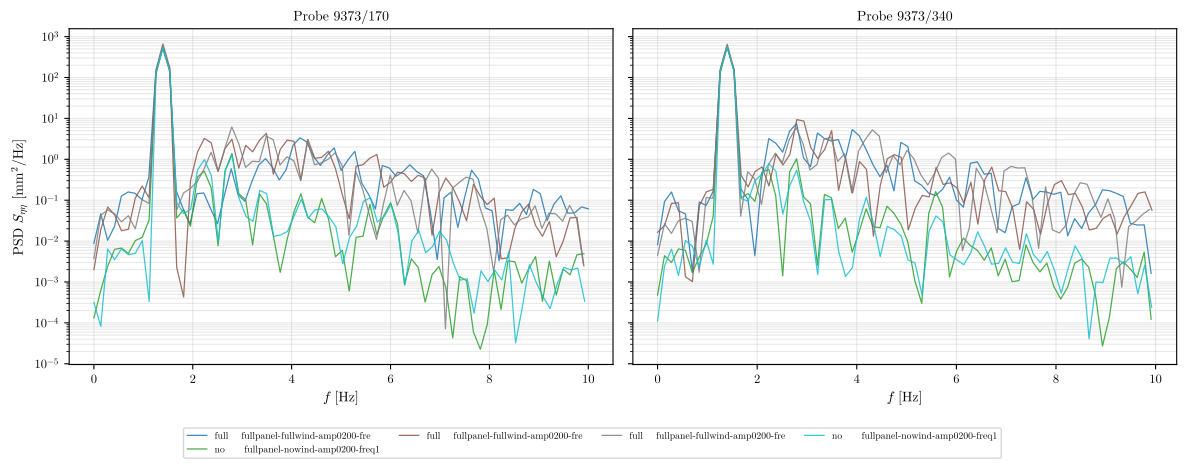

This figure's Python source:
"""
Parallel-probe PSD comparison (CH04 §3 supporting figure)
==========================================================

Two-panel PSD figure: one curve per run, faceted by probe.
  Left panel  = 9373/170 (wall-side)
  Right panel = 9373/340 (far-side)

Data source assumption
----------------------
This script consumes `combined_psd_dict` produced by
`wavescripts.improved_data_loader.load_analysis_data`. Expected structure:

    combined_psd_dict : dict[str, pandas.DataFrame]
        Keys   = absolute CSV paths (one per wave run)
        Values = DataFrame indexed by frequency [Hz], with columns
                 "Pxx 9373/170", "Pxx 9373/340", "Pxx 12400/250", ...
        PSD units = mm² / Hz  (η is in mm; Welch via scipy.signal.welch)

Axes choice
-----------
- Y is log:    PSD spans several decades between paddle peak and noise floor.
- X is linear: paddle peak (~1.4 Hz) and wind band (~2–6 Hz) sit close
               together; log-X compresses both into a corner.
Pass log_x=True to switch X to log if you want to inspect sub-Hz content.

How to change things
--------------------
- Probes:    edit the module-level PROBES tuple.
- Runs:      edit the boolean `mask` in the __main__ block (filters
             combined_meta; matching `path` values are fed to the
             plotting function).
- Save path: pass `out_path="…"` to plot_parallel_probe_psd, or call
             `fig.savefig("psd_parallel_probes.png", dpi=200,
             bbox_inches="tight")` on the returned figure.
"""

import sys
from pathlib import Path
sys.path.insert(0, str(Path(__file__).parent.parent))

import numpy as np
import matplotlib
matplotlib.use("Agg")
import matplotlib.pyplot as plt

from wavescripts.improved_data_loader import load_analysis_data
from wavescripts.plot_utils import apply_thesis_style

apply_thesis_style()

PROBES = ("9373/170", "9373/340")
F_MAX_HZ = 10.0


def plot_parallel_probe_psd(
    combined_psd_dict: dict,
    probes: tuple = PROBES,
    f_max_hz: float | None = F_MAX_HZ,
    log_x: bool = False,
    label_fn=None,
    out_path: str | None = None,
):
    """One PSD curve per run on each panel; left=probes[0], right=probes[1]."""
    label_fn = label_fn or (lambda p: Path(p).stem[:32])
    paths = list(combined_psd_dict.keys())
    if not paths:
        raise ValueError("combined_psd_dict is empty — nothing to plot.")

    fig, axes = plt.subplots(1, 2, figsize=(12, 4.5), sharey=True)
    cmap = plt.get_cmap("tab10" if len(paths) <= 10 else "viridis")
    colors = [cmap(i / max(len(paths) - 1, 1)) for i in range(len(paths))]

    for ax, probe in zip(axes, probes):
        col = f"Pxx {probe}"
        for i, path in enumerate(paths):
            df = combined_psd_dict[path]
            if col not in df.columns:
                continue
            # Each probe column lives on its own Welch frequency grid; the
            # union-merged DataFrame has NaN at the other probes' grid points.
            # Drop NaN per-probe so matplotlib does not break the line.
            ser = df[col].dropna()
            f = ser.index.to_numpy()
            pxx = ser.to_numpy()
            if f_max_hz is not None:
                m = f <= f_max_hz
                f, pxx = f[m], pxx[m]
            ax.plot(f, pxx, color=colors[i], lw=0.9, alpha=0.85,
                    label=label_fn(path))
        ax.set_yscale("log")
        if log_x:
            ax.set_xscale("log")
        ax.set_xlabel(r"$f$ [Hz]")
        ax.set_title(f"Probe {probe}", fontsize=10)
        ax.grid(True, which="both", alpha=0.3)

    axes[0].set_ylabel(r"PSD $S_{\eta\eta}$ [mm$^{2}$/Hz]")

    handles, labels = axes[0].get_legend_handles_labels()
    if handles:
        fig.legend(handles, labels, loc="lower center",
                   ncol=min(len(labels), 4), fontsize=7,
                   bbox_to_anchor=(0.5, -0.04))

    fig.tight_layout(rect=(0, 0.05, 1, 1))
    if out_path is not None:
        fig.savefig(out_path, dpi=200, bbox_inches="tight")
        print(f"Saved -> {out_path}")
    return fig, axes


def plot_parallel_probe_psd_per_run(
    combined_psd_dict: dict,
    probes: tuple = PROBES,
    f_max_hz: float | None = F_MAX_HZ,
    log_x: bool = False,
    title_fn=None,
    n_cols: int = 3,
    out_path: str | None = None,
):
    """One panel per run; both probes overlaid in each panel.

    Layout: ceil(n_runs / n_cols) rows × n_cols columns. Empty trailing
    cells are hidden. Each panel gets its own x-label so the bottom row
    of an L-shaped grid still reads cleanly.
    """
    title_fn = title_fn or (lambda p: Path(p).stem[:32])
    paths = list(combined_psd_dict.keys())
    if not paths:
        raise ValueError("combined_psd_dict is empty — nothing to plot.")

    n_runs = len(paths)
    n_cols = min(n_cols, n_runs)
    n_rows = (n_runs + n_cols - 1) // n_cols

    fig, axes = plt.subplots(
        n_rows, n_cols,
        figsize=(4.5 * n_cols, 3.2 * n_rows),
        sharey=True, squeeze=False,
    )
    probe_colors = {probes[0]: "tab:blue", probes[1]: "tab:orange"}

    for run_idx, path in enumerate(paths):
        ax = axes[run_idx // n_cols, run_idx % n_cols]
        df = combined_psd_dict[path]
        for probe in probes:
            col = f"Pxx {probe}"
            if col not in df.columns:
                continue
            ser = df[col].dropna()
            f = ser.index.to_numpy()
            pxx = ser.to_numpy()
            if f_max_hz is not None:
                m = f <= f_max_hz
                f, pxx = f[m], pxx[m]
            ax.plot(f, pxx, color=probe_colors.get(probe), lw=0.9,
                    alpha=0.85, label=probe)
        ax.set_yscale("log")
        if log_x:
            ax.set_xscale("log")
        if f_max_hz is not None:
            ax.set_xlim(0, f_max_hz)
        ax.set_xlabel(r"$f$ [Hz]")
        ax.set_title(title_fn(path), fontsize=8)
        ax.grid(True, which="both", alpha=0.3)

    # Hide trailing empty cells (when n_runs is not a multiple of n_cols).
    for k in range(n_runs, n_rows * n_cols):
        axes[k // n_cols, k % n_cols].set_visible(False)

    for ax in axes[:, 0]:
        ax.set_ylabel(r"PSD $S_{\eta\eta}$ [mm$^{2}$/Hz]")

    handles, labels = axes[0, 0].get_legend_handles_labels()
    if handles:
        fig.legend(handles, labels, loc="lower center",
                   ncol=len(labels), fontsize=10,
                   bbox_to_anchor=(0.5, -0.02))

    fig.tight_layout(rect=(0, 0.04, 1, 1))
    if out_path is not None:
        fig.savefig(out_path, dpi=200, bbox_inches="tight")
        print(f"Saved -> {out_path}")
    return fig, axes


if __name__ == "__main__":
    BASE = Path(__file__).parent.parent
    TARGET_DIRS = [
        BASE / "waveprocessed/PROCESSED-20260326-ProbePos4_31_FPV_2-tett6roof-under9Mooring-height100-lowrange",
        BASE / "waveprocessed/PROCESSED-20260327-ProbePos4_31_FPV_2-tett6roof-under9Mooring30-height100-lowrange",
    ]

    print("Loading meta + PSD dict for canon March-2026 lowrange …")
    meta, _proc, _fft, psd_dict = load_analysis_data(
        *map(str, TARGET_DIRS), load_processed=False
    )

    # Representative subset: 1.4 Hz, 0.2 V, fullpanel, all wind conditions.
    # Edit this mask to reshape the figure (e.g. drop the freq filter to
    # see every frequency at one amplitude, or filter by WindCondition).
    mask = (
        (meta["PanelCondition"] == "full")
        & np.isclose(meta["WaveFrequencyInput [Hz]"], 1.4, atol=0.005)
        & np.isclose(meta["WaveAmplitudeInput [Volt]"], 0.2, atol=0.01)
        & (meta["quality_flag"] == "ok")
    )
    sel_paths = meta.loc[mask, "path"].tolist()
    psd_subset = {p: psd_dict[p] for p in sel_paths if p in psd_dict}
    print(f"  {len(psd_subset)} runs selected")

    # Legend label = wind condition + short filename so curves are
    # identifiable at a glance.
    wind_by_path = dict(zip(meta["path"], meta["WindCondition"]))
    def label(p):
        return f"{wind_by_path.get(p, '?'):7s} {Path(p).stem[:30]}"

    out_pdf = Path(__file__).parent / "parallel_probe_psd.pdf"
    fig, _ = plot_parallel_probe_psd(
        psd_subset, label_fn=label, out_path=str(out_pdf)
    )
    plt.close(fig)

    # Per-run view: one panel per run, both probes overlaid in each panel.
    out_pdf2 = Path(__file__).parent / "parallel_probe_psd_per_run.pdf"
    fig2, _ = plot_parallel_probe_psd_per_run(
        psd_subset, title_fn=label, out_path=str(out_pdf2)
    )
    plt.close(fig2)
